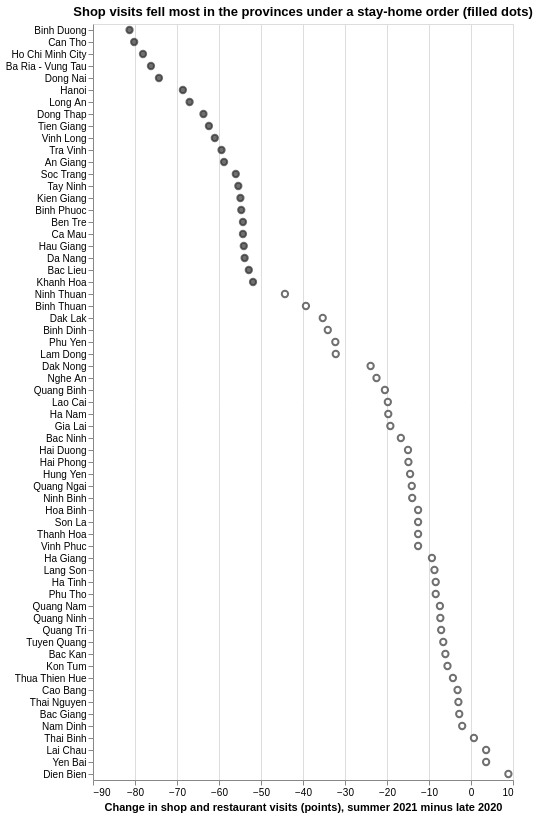

Notebook code for this chart:
### Code cell
# one dot per province, sorted, filled = under a stay-home order
alt.Chart(province_change).mark_point(size=40, color='#333333').encode(
    x=alt.X('change:Q', title='Change in shop and restaurant visits (points), summer 2021 minus late 2020'),
    y=alt.Y('place:N', title=None, sort='x'),
    fill=alt.condition('datum.under_order', alt.value('#333333'), alt.value('white')),
).properties(width=420, height=63 * 12,
             title='Shop visits fell most in the provinces under a stay-home order (filled dots)')

### Figure 1 — Vega-Lite specification as saved in the notebook (floating-point values rounded to 4 significant figures)
{"config": {"view": {"continuousWidth": 300, "continuousHeight": 300}}, "data": {"name": "data-33e29eae01ac3ba72845c34582be5877"}, "mark": {"type": "point", "color": "#333333", "size": 40}, "encoding": {"fill": {"condition": {"test": "datum.under_order", "value": "#333333"}, "value": "white"}, "x": {"field": "change", "title": "Change in shop and restaurant visits (points), summer 2021 minus late 2020", "type": "quantitative"}, "y": {"field": "place", "sort": "x", "title": null, "type": "nominal"}}, "height": 756, "title": "Shop visits fell most in the provinces under a stay-home order (filled dots)", "width": 420, "$schema": "https://vega.github.io/schema/vega-lite/v6.4.1.json", "datasets": {"data-33e29eae01ac3ba72845c34582be5877": [{"place": "An Giang", "change": -58.8, "under_order": true}, {"place": "Ba Ria - Vung Tau", "change": -76.2, "under_order": true}, {"place": "Bac Giang", "change": -2.8, "under_order": false}, {"place": "Bac Kan", "change": -6.1, "under_order": false}, {"place": "Bac Lieu", "change": -52.9, "under_order": true}, {"place": "Bac Ninh", "change": -16.7, "under_order": false}, {"place": "Ben Tre", "change": -54.3, "under_order": true}, {"place": "Binh Dinh", "change": -34.1, "under_order": false}, {"place": "Binh Duong", "change": -81.3, "under_order": true}, {"place": "Binh Phuoc", "change": -54.7, "under_order": true}, {"place": "Binh Thuan", "change": -39.3, "under_order": false}, {"place": "Ca Mau", "change": -54.3, "under_order": true}, {"place": "Can Tho", "change": -80.2, "under_order": true}, {"place": "Cao Bang", "change": -3.2, "under_order": false}, {"place": "Da Nang", "change": -53.9, "under_order": true}, {"place": "Dak Lak", "change": -35.3, "under_order": false}, {"place": "Dak Nong", "change": -23.9, "under_order": false}, {"place": "Dien Bien", "change": 8.9, "under_order": false}, {"place": "Dong Nai", "change": -74.3, "under_order": true}, {"place": "Dong Thap", "change": -63.7, "under_order": true}, {"place": "Gia Lai", "change": -19.2, "under_order": false}, {"place": "Ha Giang", "change": -9.3, "under_order": false}, {"place": "Ha Nam", "change": -19.7, "under_order": false}, {"place": "Ha Tinh", "change": -8.4, "under_order": false}, {"place": "Hai Duong", "change": -15.0, "under_order": false}, {"place": "Hai Phong", "change": -14.9, "under_order": false}, {"place": "Hanoi", "change": -68.6, "under_order": true}, {"place": "Hau Giang", "change": -54.1, "under_order": true}, {"place": "Ho Chi Minh City", "change": -78.1, "under_order": true}, {"place": "Hoa Binh", "change": -12.6, "under_order": false}, {"place": "Hung Yen", "change": -14.5, "under_order": false}, {"place": "Khanh Hoa", "change": -51.9, "under_order": true}, {"place": "Kien Giang", "change": -54.9, "under_order": true}, {"place": "Kon Tum", "change": -5.6, "under_order": false}, {"place": "Lai Chau", "change": 3.6, "under_order": false}, {"place": "Lam Dong", "change": -32.2, "under_order": false}, {"place": "Lang Son", "change": -8.7, "under_order": false}, {"place": "Lao Cai", "change": -19.8, "under_order": false}, {"place": "Long An", "change": -67.0, "under_order": true}, {"place": "Nam Dinh", "change": -2.1, "under_order": false}, {"place": "Nghe An", "change": -22.5, "under_order": false}, {"place": "Ninh Binh", "change": -14.0, "under_order": false}, {"place": "Ninh Thuan", "change": -44.3, "under_order": false}, {"place": "Phu Tho", "change": -8.4, "under_order": false}, {"place": "Phu Yen", "change": -32.3, "under_order": false}, {"place": "Quang Binh", "change": -20.5, "under_order": false}, {"place": "Quang Nam", "change": -7.4, "under_order": false}, {"place": "Quang Ngai", "change": -14.1, "under_order": false}, {"place": "Quang Ninh", "change": -7.3, "under_order": false}, {"place": "Quang Tri", "change": -7.1, "under_order": false}, {"place": "Soc Trang", "change": -56.0, "under_order": true}, {"place": "Son La", "change": -12.6, "under_order": false}, {"place": "Tay Ninh", "change": -55.4, "under_order": true}, {"place": "Thai Binh", "change": 0.7, "under_order": false}, {"place": "Thai Nguyen", "change": -3.0, "under_order": false}, {"place": "Thanh Hoa", "change": -12.6, "under_order": false}, {"place": "Thua Thien Hue", "change": -4.3, "under_order": false}, {"place": "Tien Giang", "change": -62.4, "under_order": true}, {"place": "Tra Vinh", "change": -59.4, "under_order": true}, {"place": "Tuyen Quang", "change": -6.6, "under_order": false}, {"place": "Vinh Long", "change": -61.0, "under_order": true}, {"place": "Vinh Phuc", "change": -12.6, "under_order": false}, {"place": "Yen Bai", "change": 3.6, "under_order": false}]}}
